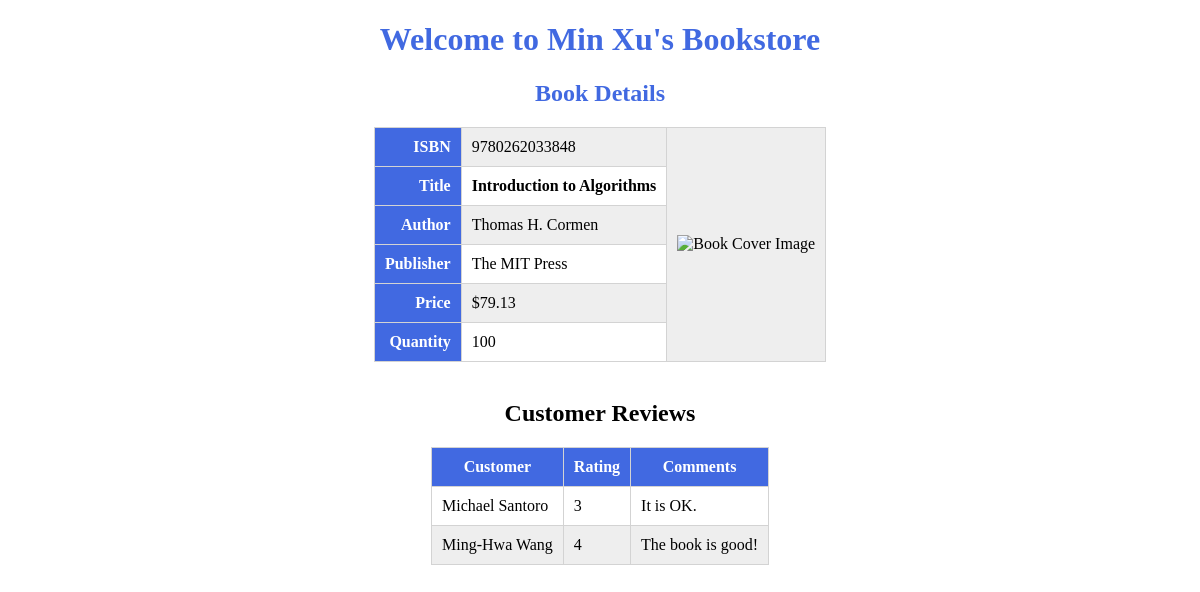
/show_book.php?isbn=9780262033848, run on the app's committed database.
### tables this page shows
CREATE TABLE books (
  isbn CHAR(13),
  title VARCHAR(255),
  author VARCHAR(255),
  publisher VARCHAR(255),
  price NUMERIC(10,2),
  topic integer,
  image MEDIUMBLOB,
  PRIMARY KEY (isbn)
);

CREATE TABLE inventory (
  isbn CHAR(13), 
  quantity INTEGER
);

CREATE TABLE comments (
  order_id INTEGER,
  isbn CHAR(13),
  rating SMALLINT,
  content VARCHAR(255)
);

CREATE TABLE customers (
  customer_id INTEGER AUTO_INCREMENT,
  username VARCHAR(255),
  password CHAR(40),   
  first_name VARCHAR(255),
  last_name VARCHAR(255),
  email VARCHAR(255),
  is_prime_member boolean,
  PRIMARY KEY (customer_id)
);

### show_book.php (the view, shortened to what this page needs)
<?php
require_once 'shared_functions.php';
function showBookDetails($connection, $isbn) {
  $query = "SELECT * FROM books NATURAL JOIN inventory WHERE isbn = '{$isbn}';";
  $results = mysql_query($query, $connection);
  $row = mysql_fetch_assoc($results);
  $price_string = money_format("%i", $row['price']);
  echo "
      <table>
      <tr>
      <th class='right'>ISBN</th>
      <td>{$row['isbn']}</td>
      <td class='image' rowspan='6'>
      <img src='show_image.php?isbn={$isbn}' alt='Book Cover Image' height='240'>
      </td>
      </tr>
      <tr>
      <th class='right'>Title</th>
      <td class='strong'>{$row['title']}</td>
      </tr>
      <tr>
      <th class='right'>Author</th>
      <td>{$row['author']}</td>
      </tr>
      <tr>
      <th class='right'>Publisher</th>
      <td>{$row['publisher']}</td>
      </tr>
      <tr>
      <th class='right'>Price</th>
      <td>\${$price_string}</td>
      </tr>
      <tr>
      <th class='right'>Quantity</th>
      <td>{$row['quantity']}</td>
      </tr>
      </table>
      <br>";
  if (empty($_COOKIE['customer_id'])) {
    return $row['topic'];
  }
  return $row['topic'];
}
function showReview($connection, $isbn) {
  echo "<h2 style='color:black;'>Customer Reviews</h2>";
  $query = "SELECT customers.first_name, customers.last_name, content, rating
        FROM (comments NATURAL JOIN orders) JOIN customers USING (customer_id)
        WHERE isbn = '{$isbn}';";
  $results = mysql_query($query, $connection);
  echo "
      <table>
      <tr>
      <th>Customer</th>
      <th>Rating</th>
      <th>Comments</th>
      </tr>";
  while ($row = mysql_fetch_assoc($results)) {
    echo "
      <tr>
      <td>{$row['first_name']} {$row['last_name']}</td>
      <td>{$row['rating']}</td>
      <td>{$row['content']}</td>
      </tr>";
  }
  echo "</table>";
}
function showBook() {
  $isbn = $_GET['isbn'];
  $connection = connect();
  $topic = showBookDetails($connection, $isbn);
  showReview($connection, $isbn);
}
showBook();
?>

### bookstore.css (style rules this page uses)
h1, h2, h3 { text-align: center; color: royalblue; }
table, th, td { border: 1px solid lightgray; border-collapse: collapse; }
table { margin-left: auto; margin-right: auto; }
th, td { padding: 10px; }
th { background-color: royalblue; color: white; }
tr:nth-child(even) { background-color: #fff; }
tr:nth-child(odd) { background-color: #eee; }
.right { text-align: right; }
.strong { font-weight: bold; }

### data on the page
books: isbn "9780262033848", title "Introduction to Algorithms", author "Thomas H. Cormen", publisher "The MIT Press", price "79.13", inventory.quantity "100"
comments: customers.first_name "Michael", customers.last_name "Santoro", rating "3", content "It is OK."
comments: customers.first_name "Ming-Hwa", customers.last_name "Wang", rating "4", content "The book is good!"

### other printed values
$title "Book Details"
